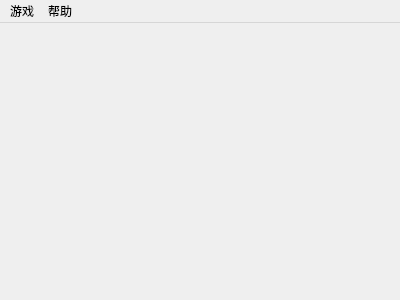
<?xml version="1.0" encoding="UTF-8"?>
<ui version="4.0">
 <class>MainScene</class>
 <widget class="QMainWindow" name="MainScene">
  <property name="geometry">
   <rect>
    <x>0</x>
    <y>0</y>
    <width>400</width>
    <height>300</height>
   </rect>
  </property>
  <property name="windowTitle">
   <string>MainScene</string>
  </property>
  <widget class="QWidget" name="centralWidget"/>
  <widget class="QMenuBar" name="menuBar">
   <property name="geometry">
    <rect>
     <x>0</x>
     <y>0</y>
     <width>400</width>
     <height>26</height>
    </rect>
   </property>
   <widget class="QMenu" name="menu">
    <property name="title">
     <string>游戏</string>
    </property>
    <addaction name="actionquit"/>
   </widget>
   <widget class="QMenu" name="menu_2">
    <property name="title">
     <string>帮助</string>
    </property>
    <addaction name="actionabout"/>
   </widget>
   <addaction name="menu"/>
   <addaction name="menu_2"/>
  </widget>
  <action name="actionquit">
   <property name="text">
    <string>退出游戏</string>
   </property>
  </action>
  <action name="actionabout">
   <property name="text">
    <string>关于</string>
   </property>
  </action>
 </widget>
 <layoutdefault spacing="6" margin="11"/>
 <resources/>
 <connections/>
</ui>
